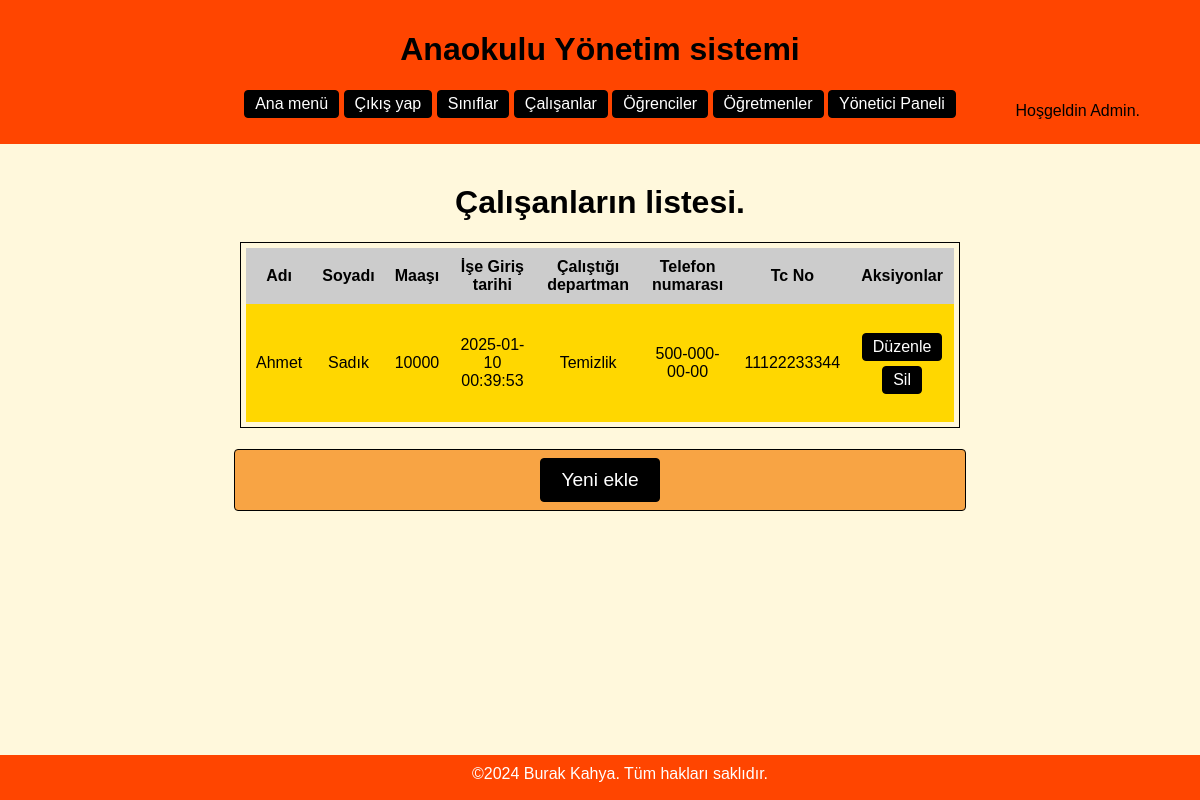
Screenshot of /calisanlar.php (signed in) with the database file from the repository.
### tables this page shows
CREATE TABLE `workers` (
  `id` int(11) NOT NULL,
  `name` varchar(25) NOT NULL,
  `surname` varchar(25) NOT NULL,
  `pay` decimal(10,0) NOT NULL,
  `starting_date` datetime NOT NULL DEFAULT current_timestamp(),
  `department` varchar(100) NOT NULL,
  `phone_number` varchar(15) NOT NULL,
  `tc_number` varchar(11) NOT NULL
);

### includes/db.php (called while the page is built, shortened)
<?php
function sorgula($handle, $query)
{
   return mysqli_query($handle, $query);
}
function tumKayitlariAl($handle, $table, $column = null, $value = null)
{
   $query = "SELECT * FROM $table";
   return sorgula($handle, $query);
}

### includes/functions.php (the view, shortened to what this page needs)
<?php
function headerYukle()
{
   $user = "Ziyaretci";
   if (isset($_SESSION['user'])) {
      $user = $_SESSION["user"];
   }
   if (isset($_SESSION['admin'])) {
      $user = $_SESSION['admin'];
   }
   ?>
   <header>
      <h1>Anaokulu Yönetim sistemi</h1>
      <?= navigasyonBar() ?>
      <div class="kullanici_giris">
         <p>Hoşgeldin <?= $user ?>.</p>
      </div>
   </header>
   <?php
}
function navigasyonBar()
{
   $str = "<nav><ul>
    <li><a href='index.php'>Ana menü</a></li> ";
   if (!isset($_SESSION['user'])) {
      $str .= "<li><a href='register.php'>Yeni kullanıcı oluştur</a></li>
             <li><a href='login.php'>Giriş yap</a></li>";
   } else {
      $str .= "<li><a href='logout.php'>Çıkış yap</a></li>
                 <li><a href='siniflar.php'>Sınıflar</a></li> ";
      if (isset($_SESSION['admin'])) {
         $str .= "<li><a href='calisanlar.php'>Çalışanlar</a></li>
                 <li><a href='ogrenciler.php'>Öğrenciler</a></li>
                 <li><a href='ogretmenler.php'>Öğretmenler</a></li>
                 <li><a href='yoneticiPaneli.php'>Yönetici Paneli</a></li>";
      }
   }
   $str .= "</ul></nav>";
   return $str;
}
function footer()
{
   return "<footer> &copy;2024 Burak Kahya. Tüm hakları saklıdır.</footer>";
}
   ?>
   <?php
function calisanTablosu($handle, $table, $mesaj)
{
   ?>
   <h1><?= $mesaj ?></h1>
   <table class="tablo" cellpadding="0" cellspacing="0">
      <thead>
         <tr>
            <th>Adı</th>
            <th>Soyadı</th>
            <th>Maaşı</th>
            <th>İşe Giriş tarihi</th>
            <th>Çalıştığı departman</th>
            <th>Telefon numarası</th>
            <th>Tc No</th>
            <th>Aksiyonlar</th>
         </tr>
      </thead>
      <tbody>
         <?php
         $sonuc = tumKayitlariAl($handle, $table);
         while ($row = mysqli_fetch_array($sonuc)) {
            ?>
            <tr>
               <td><?= $row['name'] ?></td>
               <td><?= $row['surname'] ?></td>
               <td><?= $row['pay'] ?></td>
               <td><?= $row['starting_date'] ?></td>
               <td><?= $row['department'] ?></td>
               <td><?= $row['phone_number'] ?></td>
               <td><?= $row['tc_number'] ?></td>
               <td>
                  <ul>
                     <li><a href="editCalisan.php?id=<?= $row['id'] ?>">Düzenle</a></li>
                     <li><a href="deleteCalisan.php?id=<?= $row['id'] ?>">Sil</a></li>
                  </ul>
               </td>
            </tr>
         <?php } ?>
      </tbody>
   </table>
   <?php
}
   ?>
   <?php
function yeniEklemeButonu($type)
{
   ?>
   <div class="tablo yeni_ekle">
      <a href="add<?= $type ?>.php"><button class="yeni_ekle_button">Yeni ekle</button></a>
   </div>
   <?php
}

### assets/css/main.css (style rules this page uses)
body { text-align: center; margin: 0; padding: 0 0 70px 0; font-family: Arial, sans-serif, Georgia; background-color: cornsilk; }
header { background-color: orangered; padding: 10px; height: 100%; }
nav ul, .tablo ul { list-style-type: none; padding: 0; }
nav ul li, .tablo ul li { display: inline-block; padding: 4px 10px; background-color: black; border: 1px solid black; border-radius: 4px; transition: background-color 0.3s, color 0.3s; }
nav a, .tablo a { text-decoration: none; color: white; transition: color 0.3s; }
.tablo ul li { margin-top: 2.5px; margin-bottom: 2.5px; }
footer { position: fixed; bottom: 0; margin: 0px auto; height: 25px; width: inherit; background-color: orangered; padding: 10px; text-align: center; color: white; }
.tablo { margin: 0px auto; padding: 5px; width: 60%; border: 1px solid black; }
.tablo thead { background-color: #ccc; }
.tablo th, .tablo td { padding: 10px; }
.tablo tbody tr:nth-child(odd) { background-color: gold; }
.kullanici_giris { float: right; position: relative; bottom: 3em; margin-right: 50px; }
.yeni_ekle { display: flex; justify-content: center; align-items: center; height: 50px; margin-top: 3px; border: 1px solid black; background-color: #f8a444; border-radius: 4px; }
.yeni_ekle_button { font-size: larger; padding: 10px 20px; background-color: black; border: 1px solid black; border-radius: 4px; color: white; cursor: pointer; transition: background-color 0.3s, color 0.3s; }

### rows the page displays
workers: name "Ahmet", surname "Sadık", pay "10000", starting_date "2025-01-10 00:39:53", department "Temizlik", phone_number "500-000-00-00", tc_number "11122233344"

### other values shown
$user "Admin"
$mesaj "Çalışanların listesi."
